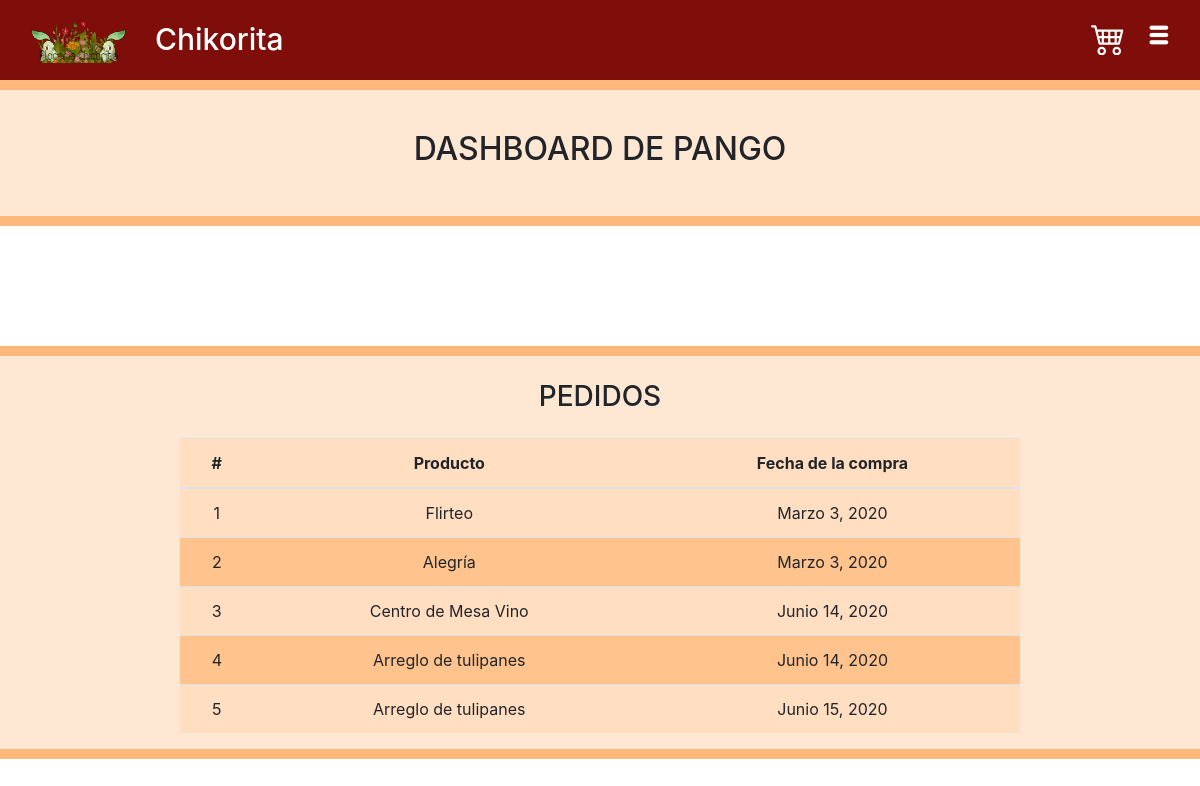
The app's page /dashboard/ (signed in), older data.
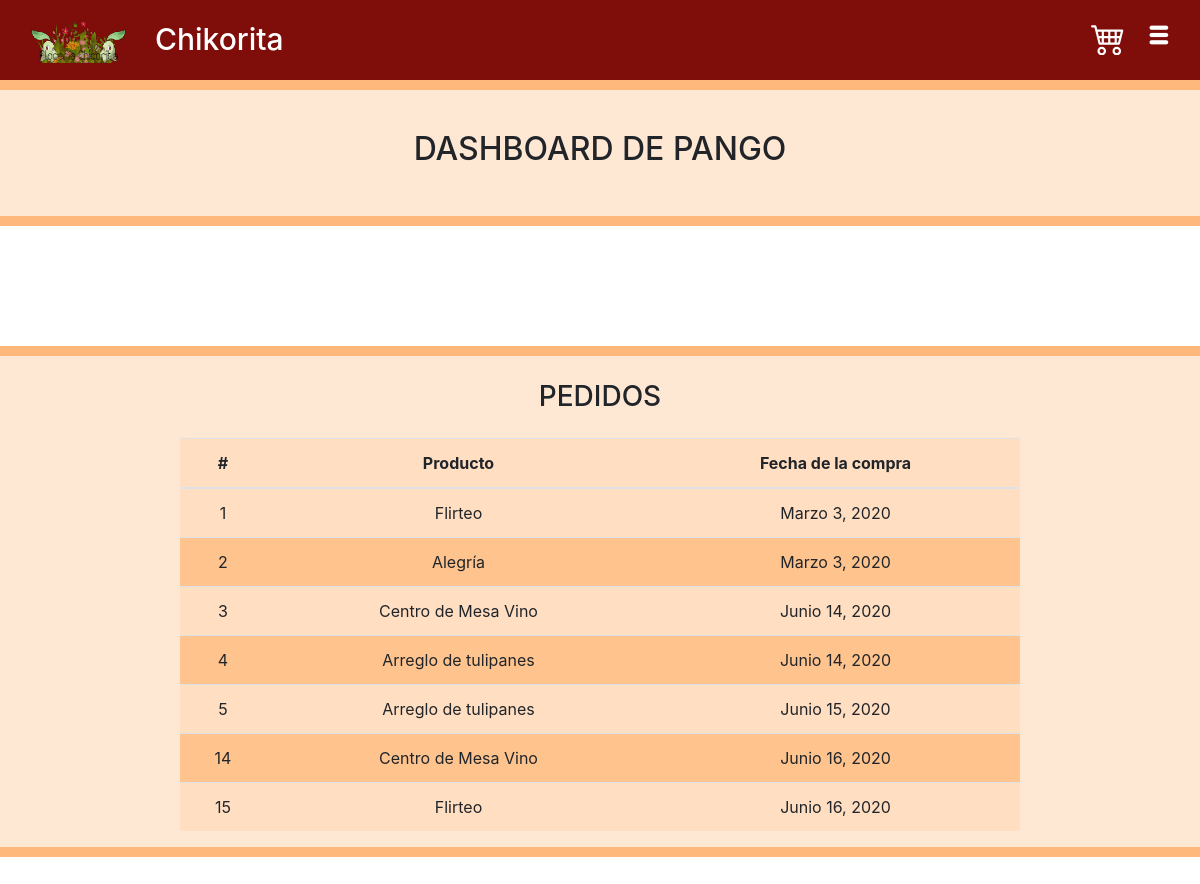
The same page, newer data.
### users/models.py (models this page shows, shortened)
class Compra(models.Model):
	user = models.ForeignKey(User,on_delete=models.CASCADE,blank=False, null=False)
	producto = models.ForeignKey(Inventario,on_delete=models.CASCADE,blank=False, null=False)
	fecha = models.DateField(default=datetime.now)
	cantidad = models.IntegerField(null=True, blank=True)
	precio = models.IntegerField(null=True, blank=True)
	esta_en_carro = models.BooleanField(default=True,blank=True, null=True)

class Inventario(models.Model):
	nombre = models.CharField(max_length=250,blank=False, null=False)
	descripcion = models.CharField(max_length=250,blank=False, null=False)
	stock = models.IntegerField(blank=False, null=False)
	precio = models.IntegerField(blank=False, null=False)
	flor_pic = models.CharField(max_length=250,null=True, blank=True)
	def __str__(self):
		return self.nombre

### users/views.py (the view)
# urls.py: path('dashboard/',dashboard,name="dashboard"),
@login_required(login_url='login')
def dashboard(request):
	if request.user.is_authenticated:
		pedidos = Compra.objects.filter(user=request.user,esta_en_carro=False).order_by('fecha')
		return render(request,"users/dashboard.html",{'compras':pedidos})
	return redirect('/login')

### templates/users/dashboard.html (shortened to what this page needs)
{%extends "base.html"%}
{% load static %}
{%block contenido-head%}
<link rel="stylesheet" href="{% static "css/users/dashboard.css" %}">
{%endblock%}
{%block contenido-body%}
	<div class="main">
		<div class="cabecera contenedor">
			<h2>DASHBOARD DE {{user.username}}</h2>
		</div>
		<section class="contenedor">
			<h3>PEDIDOS</h3>
			<table class="table">
		      <thead>
		        <tr>
		          <th>#</th>
		          <th>Producto</th>
		          <th>Fecha de la compra</th>
		        </tr>
		      </thead>
		      <tbody>
		      	{% for compra in compras %}
		        <tr class="tablarows">
		          <td>{{compra.id}}</td>
		          <td>{{compra.producto}}</td>
		          <td>{{compra.fecha}}</td>
		        </tr>
		        {% endfor %}
		      </tbody>
		    </table>
			</div>
{% endblock %}

### templates/base.html (shortened to what this page needs)
<!DOCTYPE html>
{% load static %}
<html lang="es">
<head>
	<link rel="stylesheet" href="https://stackpath.bootstrapcdn.com/bootstrap/4.3.1/css/bootstrap.min.css">
	<link rel="stylesheet" href="{% static "css/standar.css" %}">
	<link rel="stylesheet" href="{% static "css/welcome/welcome.css" %}">
	<link rel="stylesheet" href="{% static "css/fontello.css" %}">
	<link rel="stylesheet" href="{% static "css/welcome/banner.css" %}">
	{%block contenido-head%}
	{%endblock%}
</head>
<body>
	<header>
		<div class="container">
			<h1><a href="{% url 'welcome' %}"><img src="{% static "img/LogoChicorita.png" %}" alt="LogoChicorita"></a> Chikorita</h1>
			<label class="icon-menu" for="menu-bar"></label>
			{%if user.is_authenticated%}
				<a href="{% url 'carrito' %}" style="color:#FFF;">
				</a>
			{%endif%}
		</div>
	</header>
	{%block contenido-body%}
    {%endblock%}
</body>
</html>

### static/css/standar.css (style rules this page uses)
* { margin: 0; padding: 0; box-sizing: border-box; }
body { background: #C33C54; }
header { width: 100%; height: 80px; background: #7F0E0B; color: #fff; position: fixed; top: 0; left: 0; z-index: 100; }
.container { width: 98%; margin: auto; max-width: inherit!IMPORTANT; }
.container img { margin-right: 20px; }
h1 { float: left; }
section { width: 100%; margin-bottom: 50px; }

### static/css/welcome/welcome.css (style rules this page uses)
header label { float: right; font-size: 20px; margin: 20px 0; cursor: pointer; }
header .container { display: table; }
body { background: #fff; }
header h1 { font-size: 30px; margin-top: 20px; }

### static/css/users/dashboard.css (style rules this page uses)
.main { margin-top: 80px; }
.contenedor { border-style: solid none solid none; border-width: 10px; border-color: rgba(255,138,38,0.5); width: 100%; background-color: rgba(255,138,38,0.2); margin-bottom: 5%; }
.cabecera { font-size: 25px; text-align: center; text-transform: uppercase; padding: 40px; margin-bottom: 10%; }
.contenedor h3 { text-align: center; padding-top: 2%; margin-bottom: 2%; }
.contenedor table { text-align: center; width: 70%; margin-left: 15%; }
.tablarows:nth-child(even) { background: rgba(255,138,38,0.4); }
.contenedor table tr:nth-child(odd) { background: rgba(255,138,38,0.1); }

Row changes from the older to the newer data that the page shows:
added Compra: id "14", producto "Centro de Mesa Vino", fecha "Junio 16, 2020"
added Compra: id "15", producto "Flirteo", fecha "Junio 16, 2020"
